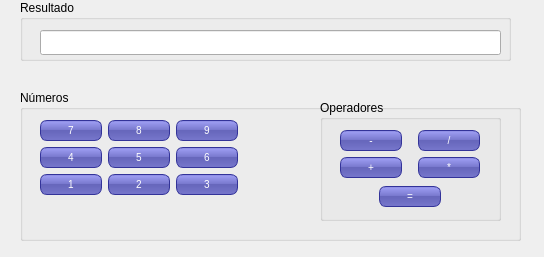
<?xml version="1.0" encoding="UTF-8"?>
<ui version="4.0">
 <class>Form</class>
 <widget class="QWidget" name="Form">
  <property name="geometry">
   <rect>
    <x>0</x>
    <y>0</y>
    <width>544</width>
    <height>257</height>
   </rect>
  </property>
  <property name="windowTitle">
   <string>Calculadora</string>
  </property>
  <property name="styleSheet">
   <string notr="true">QPushButton {
color: white;
background-color: QLinearGradient( x1: 0, y1: 0, x2: 0, y2: 1, stop: 0 #88d, stop: 0.1 #99e, stop: 0.49 #77c, stop: 0.5 #66b, stop: 1 #77c);
border-width: 1px;
border-color: #339;
border-style: solid;
border-radius: 7;
padding: 3px;
font-size: 10px;
padding-left: 5px;
padding-right: 5px;
min-width: 50px;
max-width: 50px;
min-height: 13px;
max-height: 13px;
}</string>
  </property>
  <widget class="QGroupBox" name="groupBox">
   <property name="geometry">
    <rect>
     <x>20</x>
     <y>0</y>
     <width>491</width>
     <height>61</height>
    </rect>
   </property>
   <property name="title">
    <string>Resultado</string>
   </property>
   <widget class="QLineEdit" name="txbDisplay">
    <property name="geometry">
     <rect>
      <x>20</x>
      <y>30</y>
      <width>461</width>
      <height>25</height>
     </rect>
    </property>
   </widget>
   <zorder>txbDisplay</zorder>
   <zorder>gridLayoutWidget_3</zorder>
  </widget>
  <widget class="QWidget" name="gridLayoutWidget_3">
   <property name="geometry">
    <rect>
     <x>20</x>
     <y>90</y>
     <width>501</width>
     <height>151</height>
    </rect>
   </property>
   <layout class="QGridLayout" name="gridLayout_3">
    <item row="0" column="1">
     <widget class="QGroupBox" name="groupBox_2">
      <property name="title">
       <string>Números</string>
      </property>
      <widget class="QWidget" name="gridLayoutWidget">
       <property name="geometry">
        <rect>
         <x>20</x>
         <y>30</y>
         <width>221</width>
         <height>101</height>
        </rect>
       </property>
       <layout class="QGridLayout" name="gridLayout">
        <property name="sizeConstraint">
         <enum>QLayout::SetMaximumSize</enum>
        </property>
        <item row="0" column="0">
         <widget class="QPushButton" name="btn_7">
          <property name="text">
           <string>7</string>
          </property>
         </widget>
        </item>
        <item row="0" column="1">
         <widget class="QPushButton" name="btn_8">
          <property name="text">
           <string>8</string>
          </property>
         </widget>
        </item>
        <item row="0" column="2">
         <widget class="QPushButton" name="btn_9">
          <property name="text">
           <string>9</string>
          </property>
         </widget>
        </item>
        <item row="1" column="1">
         <widget class="QPushButton" name="btn_5">
          <property name="text">
           <string>5</string>
          </property>
         </widget>
        </item>
        <item row="1" column="0">
         <widget class="QPushButton" name="btn_4">
          <property name="text">
           <string>4</string>
          </property>
         </widget>
        </item>
        <item row="1" column="2">
         <widget class="QPushButton" name="btn_6">
          <property name="text">
           <string>6</string>
          </property>
         </widget>
        </item>
        <item row="2" column="0">
         <widget class="QPushButton" name="btn_1">
          <property name="text">
           <string>1</string>
          </property>
         </widget>
        </item>
        <item row="2" column="1">
         <widget class="QPushButton" name="btn_2">
          <property name="text">
           <string>2</string>
          </property>
         </widget>
        </item>
        <item row="2" column="2">
         <widget class="QPushButton" name="btn_3">
          <property name="text">
           <string>3</string>
          </property>
         </widget>
        </item>
       </layout>
      </widget>
      <widget class="QGroupBox" name="groupBox_3">
       <property name="geometry">
        <rect>
         <x>300</x>
         <y>10</y>
         <width>181</width>
         <height>121</height>
        </rect>
       </property>
       <property name="title">
        <string>Operadores</string>
       </property>
       <widget class="QWidget" name="verticalLayoutWidget">
        <property name="geometry">
         <rect>
          <x>10</x>
          <y>30</y>
          <width>160</width>
          <height>80</height>
         </rect>
        </property>
        <layout class="QVBoxLayout" name="verticalLayout">
         <item>
          <layout class="QGridLayout" name="gridLayout_2">
           <item row="1" column="1">
            <widget class="QPushButton" name="btn_11">
             <property name="text">
              <string>*</string>
             </property>
            </widget>
           </item>
           <item row="0" column="1">
            <widget class="QPushButton" name="btn_13">
             <property name="text">
              <string>/</string>
             </property>
            </widget>
           </item>
           <item row="1" column="0">
            <widget class="QPushButton" name="btn_12">
             <property name="text">
              <string>+</string>
             </property>
            </widget>
           </item>
           <item row="0" column="0">
            <widget class="QPushButton" name="btn_10">
             <property name="text">
              <string>-</string>
             </property>
            </widget>
           </item>
          </layout>
         </item>
         <item alignment="Qt::AlignHCenter|Qt::AlignVCenter">
          <widget class="QPushButton" name="btn_14">
           <property name="maximumSize">
            <size>
             <width>62</width>
             <height>21</height>
            </size>
           </property>
           <property name="text">
            <string>=</string>
           </property>
          </widget>
         </item>
        </layout>
       </widget>
      </widget>
     </widget>
    </item>
   </layout>
  </widget>
 </widget>
 <resources/>
 <connections>
  <connection>
   <sender>btn_1</sender>
   <signal>clicked()</signal>
   <receiver>Form</receiver>
   <slot>operar()</slot>
   <hints>
    <hint type="sourcelabel">
     <x>47</x>
     <y>249</y>
    </hint>
    <hint type="destinationlabel">
     <x>113</x>
     <y>234</y>
    </hint>
   </hints>
  </connection>
  <connection>
   <sender>btn_2</sender>
   <signal>clicked()</signal>
   <receiver>Form</receiver>
   <slot>operar()</slot>
   <hints>
    <hint type="sourcelabel">
     <x>82</x>
     <y>245</y>
    </hint>
    <hint type="destinationlabel">
     <x>149</x>
     <y>263</y>
    </hint>
   </hints>
  </connection>
  <connection>
   <sender>btn_3</sender>
   <signal>clicked()</signal>
   <receiver>Form</receiver>
   <slot>operar()</slot>
   <hints>
    <hint type="sourcelabel">
     <x>136</x>
     <y>249</y>
    </hint>
    <hint type="destinationlabel">
     <x>204</x>
     <y>246</y>
    </hint>
   </hints>
  </connection>
  <connection>
   <sender>btn_4</sender>
   <signal>clicked()</signal>
   <receiver>Form</receiver>
   <slot>operar()</slot>
   <hints>
    <hint type="sourcelabel">
     <x>40</x>
     <y>210</y>
    </hint>
    <hint type="destinationlabel">
     <x>15</x>
     <y>209</y>
    </hint>
   </hints>
  </connection>
  <connection>
   <sender>btn_5</sender>
   <signal>clicked()</signal>
   <receiver>Form</receiver>
   <slot>operar()</slot>
   <hints>
    <hint type="sourcelabel">
     <x>94</x>
     <y>206</y>
    </hint>
    <hint type="destinationlabel">
     <x>195</x>
     <y>196</y>
    </hint>
   </hints>
  </connection>
  <connection>
   <sender>btn_6</sender>
   <signal>clicked()</signal>
   <receiver>Form</receiver>
   <slot>operar()</slot>
   <hints>
    <hint type="sourcelabel">
     <x>125</x>
     <y>211</y>
    </hint>
    <hint type="destinationlabel">
     <x>179</x>
     <y>210</y>
    </hint>
   </hints>
  </connection>
  <connection>
   <sender>btn_7</sender>
   <signal>clicked()</signal>
   <receiver>Form</receiver>
   <slot>operar()</slot>
   <hints>
    <hint type="sourcelabel">
     <x>41</x>
     <y>183</y>
    </hint>
    <hint type="destinationlabel">
     <x>20</x>
     <y>135</y>
    </hint>
   </hints>
  </connection>
  <connection>
   <sender>btn_8</sender>
   <signal>clicked()</signal>
   <receiver>Form</receiver>
   <slot>operar()</slot>
   <hints>
    <hint type="sourcelabel">
     <x>82</x>
     <y>186</y>
    </hint>
    <hint type="destinationlabel">
     <x>67</x>
     <y>131</y>
    </hint>
   </hints>
  </connection>
  <connection>
   <sender>btn_9</sender>
   <signal>clicked()</signal>
   <receiver>Form</receiver>
   <slot>operar()</slot>
   <hints>
    <hint type="sourcelabel">
     <x>131</x>
     <y>178</y>
    </hint>
    <hint type="destinationlabel">
     <x>148</x>
     <y>141</y>
    </hint>
   </hints>
  </connection>
  <connection>
   <sender>btn_12</sender>
   <signal>clicked()</signal>
   <receiver>Form</receiver>
   <slot>operar()</slot>
   <hints>
    <hint type="sourcelabel">
     <x>173</x>
     <y>248</y>
    </hint>
    <hint type="destinationlabel">
     <x>179</x>
     <y>287</y>
    </hint>
   </hints>
  </connection>
  <connection>
   <sender>btn_11</sender>
   <signal>clicked()</signal>
   <receiver>Form</receiver>
   <slot>operar()</slot>
   <hints>
    <hint type="sourcelabel">
     <x>198</x>
     <y>236</y>
    </hint>
    <hint type="destinationlabel">
     <x>287</x>
     <y>262</y>
    </hint>
   </hints>
  </connection>
  <connection>
   <sender>btn_10</sender>
   <signal>clicked()</signal>
   <receiver>Form</receiver>
   <slot>operar()</slot>
   <hints>
    <hint type="sourcelabel">
     <x>157</x>
     <y>203</y>
    </hint>
    <hint type="destinationlabel">
     <x>180</x>
     <y>167</y>
    </hint>
   </hints>
  </connection>
  <connection>
   <sender>btn_13</sender>
   <signal>clicked()</signal>
   <receiver>Form</receiver>
   <slot>operar()</slot>
   <hints>
    <hint type="sourcelabel">
     <x>217</x>
     <y>222</y>
    </hint>
    <hint type="destinationlabel">
     <x>267</x>
     <y>212</y>
    </hint>
   </hints>
  </connection>
  <connection>
   <sender>btn_14</sender>
   <signal>clicked()</signal>
   <receiver>Form</receiver>
   <slot>calcular()</slot>
   <hints>
    <hint type="sourcelabel">
     <x>295</x>
     <y>244</y>
    </hint>
    <hint type="destinationlabel">
     <x>355</x>
     <y>241</y>
    </hint>
   </hints>
  </connection>
 </connections>
 <slots>
  <slot>operar()</slot>
  <slot>calcular()</slot>
 </slots>
</ui>
